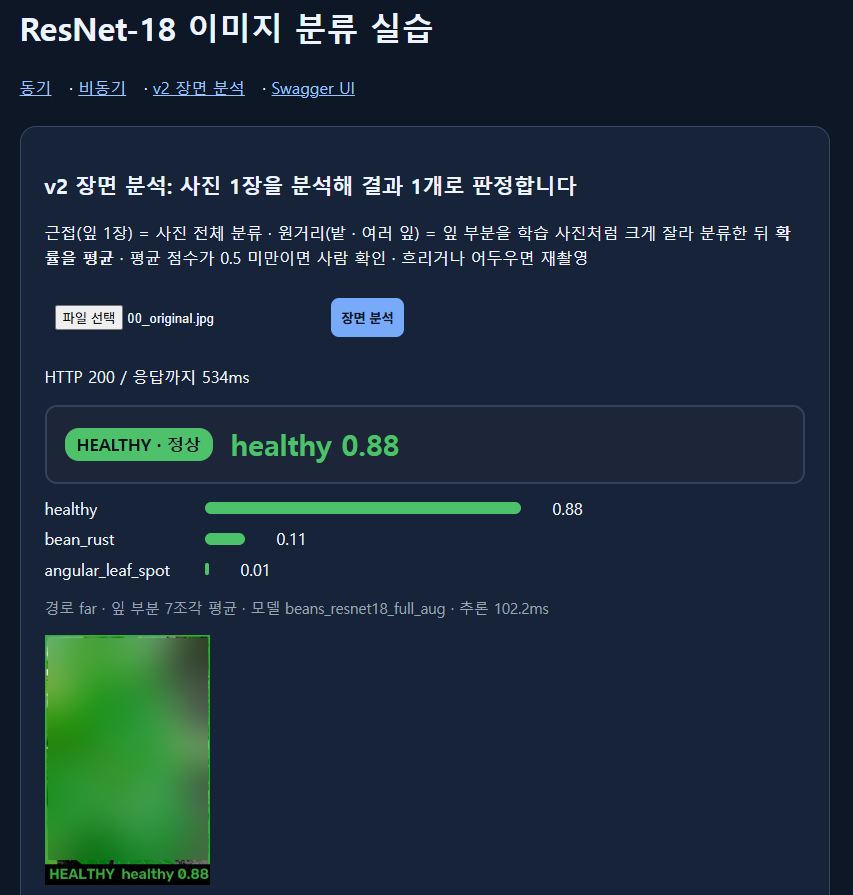
#> input picture reports/evidence/v2_far_original.png, 853 x 895 px
$ python -i leaf_router.py   (imports and definitions only)   (older library calls are emulated)
#> lines starting #> are read from the running program, lines starting #| are printed output that depends on the picture; after the words box and inside, x2 and y2 are one past the last pixel; in counts of white or black regions, pixels touching at a corner belong together
"""사진 상태를 보고 길을 나누는 라우터 (OpenCV 규칙 기반 · 학습 모델 없음)

    입력 사진
      ↓
    ① 품질 게이트  흐림 · 어두움 · 밝음 · 대비 부족 → RETAKE (재촬영)
      ↓
    ② 잎 색 마스크  HSV 초록 ~ 노랑 (흙 · 하늘 제외) · 반점 구멍 메움
      ↓
    ③ 조각 나누기  MeanShift 로 잎맥 지우기 → 긴 경계선 → 연결 영역 (원거리일 때 잘라 분류할 위치 · 화면에 표시하지 않음)
      ↓
    ④ 길 나누기    가장 큰 잎이 화면을 크게 차지하면 close (근접 · 잎 1장)
                   비슷한 크기의 잎이 여러 장 + 속이 꽉 찬 잎 모양 조각이 있으면 far (원거리 · 밭 사진)
                   또는 잎이 빽빽한 밭 사진: 속이 꽉 찬 작은 잎(화면 1.5% 이상)이 SCENE_FAR_SMALL_LEAVES 장 이상
                   (잎맥 때문에 쪼개진 조각은 쐐기 모양 = solidity 낮음 → 원거리로 보지 않음)
      ↓
    ⑤ 결과 그림    draw_result() · 박스 · 번호 없이 사진 1장에 결과 1개 · 사진 블러
"""
from dataclasses import asdict, dataclass, field

import cv2
import numpy as np

from .config import (SCENE_CLOSE_HULL, SCENE_FAR_SIMILAR, SCENE_MAX_LEAVES, SCENE_LEAF_SOLIDITY, SCENE_FAR_SMALL_LEAVES,
                     SCENE_MIN_BRIGHT, SCENE_MAX_BRIGHT, SCENE_MIN_CONTRAST, SCENE_MIN_SHARPNESS)

WORK_SIZE = 512            # 계산용 긴 변 (원본 크기와 상관없이 같은 기준으로 잼)
HUE_RANGE = (18, 95)       # OpenCV Hue 0 ~ 180 · 노랑(병든 잎) ~ 초록
MIN_SAT, MIN_VAL = 45, 45  # 회색 · 그림자 제외
MIN_LEAF = 0.012           # 화면의 1.2% 보다 작은 조각은 잎으로 안 봄
MIN_CROP = 0.02            # 원거리에서 분류할 잎의 최소 크기 (볼록 껍질 기준 2% · 가장 큰 잎의 30% 이상)
SMALL_LEAF = 0.015         # 빽빽한 밭 사진에서 잎 1장으로 셀 최소 크기 (속이 꽉 찬 모양일 때)
PAD = 0.08                 # 잎을 잘라낼 때 여백 8%


@dataclass
class Quality:
    sharpness: float       # Laplacian 분산 · 낮으면 흐림
    brightness: float      # 회색 평균 0 ~ 255
    contrast: float        # 회색 표준편차
    ok: bool
    reasons: list = field(default_factory=list)


@dataclass
class Scene:
    mode: str                                   # close | far | no_leaf
    leaf_ratio: float                           # 잎 색 영역 비율
    largest_hull: float                         # 가장 큰 잎(구멍 메운 모양) 비율
    similar: int                                # 가장 큰 잎의 절반 이상 크기인 잎 수
    whole_leaves: int = 0                       # 속이 꽉 찬 잎 모양 조각 수 (화면 8% 이상 · solidity 기준 이상)
    boxes: list = field(default_factory=list)   # 원본 좌표 (x1, y1, x2, y2) · 큰 잎부터
    hulls: list = field(default_factory=list)   # 잎마다 화면 비율

    def to_dict(self):
        return asdict(self)


def _resize(rgb: np.ndarray):
    h, w = rgb.shape[:2]
    scale = WORK_SIZE / max(h, w)
    small = cv2.resize(rgb, (max(1, round(w * scale)), max(1, round(h * scale))), interpolation=cv2.INTER_AREA)
    return cv2.cvtColor(small, cv2.COLOR_RGB2BGR), scale


# [15 lines left out: function check_quality, not called in this run]


def _leaf_mask(bgr):
    h, s, v = cv2.split(cv2.cvtColor(bgr, cv2.COLOR_BGR2HSV))
    mask = ((h >= HUE_RANGE[0]) & (h <= HUE_RANGE[1]) & (s >= MIN_SAT) & (v >= MIN_VAL)).astype(np.uint8) * 255
    k = cv2.getStructuringElement(cv2.MORPH_ELLIPSE, (5, 5))
    mask = cv2.morphologyEx(mask, cv2.MORPH_OPEN, k)                 # 작은 흰 점 제거
    mask = cv2.morphologyEx(mask, cv2.MORPH_CLOSE, k, iterations=2)  # 작은 틈 메움
    contours, _ = cv2.findContours(mask, cv2.RETR_CCOMP, cv2.CHAIN_APPROX_SIMPLE)
    for c in contours:                                               # 병 반점 구멍 메움
        if cv2.contourArea(c) < 0.01 * mask.size:
            cv2.drawContours(mask, [c], -1, 255, -1)
    return mask


def _long_edges(bgr):
    """MeanShift 로 잎맥 · 반점을 뭉갠 뒤 긴 경계선(잎과 잎 사이)만 남긴다."""
    smooth = cv2.pyrMeanShiftFiltering(bgr, 12, 28)
    edges = cv2.Canny(cv2.cvtColor(smooth, cv2.COLOR_BGR2GRAY), 25, 70)
    edges = cv2.dilate(edges, np.ones((3, 3), np.uint8))
    n, lab, stats, _ = cv2.connectedComponentsWithStats(edges)
    min_len = int(0.12 * max(bgr.shape[:2]))
    keep = np.zeros_like(edges)
    for i in range(1, n):
        if max(stats[i, cv2.CC_STAT_WIDTH], stats[i, cv2.CC_STAT_HEIGHT]) >= min_len:
            keep[lab == i] = 255
    return keep


def analyze_scene(rgb: np.ndarray) -> Scene:
    """rgb = H × W × 3 uint8 (np.asarray(PIL 이미지))."""
    bgr, scale = _resize(rgb)
    area = bgr.shape[0] * bgr.shape[1]
    mask = _leaf_mask(bgr)
    leaf_ratio = float((mask > 0).sum()) / area
    if leaf_ratio < MIN_LEAF * 2:
        return Scene("no_leaf", round(leaf_ratio, 3), 0.0, 0, 0)

    core = cv2.bitwise_and(mask, cv2.bitwise_not(_long_edges(bgr)))
    core = cv2.morphologyEx(core, cv2.MORPH_OPEN, np.ones((7, 7), np.uint8))
    n, labels = cv2.connectedComponents(core)
    segs = []
    for i in range(1, n):
        part = (labels == i).astype(np.uint8)
        if part.sum() / area < MIN_LEAF:
            continue
        contours, _ = cv2.findContours(part, cv2.RETR_EXTERNAL, cv2.CHAIN_APPROX_SIMPLE)
        hull = cv2.convexHull(max(contours, key=cv2.contourArea))
        hull_area = cv2.contourArea(hull)
        solidity = part.sum() / hull_area if hull_area else 0.0     # 조각 넓이 / 볼록 껍질 넓이
        segs.append((hull_area / area, cv2.boundingRect(hull), solidity))
    if not segs:
        segs = [(leaf_ratio, cv2.boundingRect(mask), 1.0)]
    segs.sort(key=lambda s: s[0], reverse=True)

    largest = segs[0][0]
    similar = sum(1 for r, _, _ in segs if r >= 0.5 * largest)
    whole = sum(1 for r, _, sol in segs if r >= 0.08 and sol >= SCENE_LEAF_SOLIDITY)
    small_whole = sum(1 for r, _, sol in segs if r >= SMALL_LEAF and sol >= SCENE_LEAF_SOLIDITY)
    spread = largest < SCENE_CLOSE_HULL and similar >= SCENE_FAR_SIMILAR and whole >= 1        # 잎 여러 장
    dense = largest < SCENE_CLOSE_HULL and small_whole >= SCENE_FAR_SMALL_LEAVES and leaf_ratio >= 0.6  # 빽빽한 밭
    mode = "far" if (spread or dense) else "close"

    def keep(r, sol):  # 원거리에서 잘라 분류할 조각: 큰 조각 또는 속이 꽉 찬 작은 잎
        return r >= max(MIN_CROP, 0.3 * largest) or (r >= SMALL_LEAF and sol >= SCENE_LEAF_SOLIDITY)

    boxes, hulls = [], []
    for r, (x, y, w, h), sol in segs:
        if len(boxes) >= SCENE_MAX_LEAVES:
            break
        if boxes and not keep(r, sol):
            continue
        px, py = int(w * PAD), int(h * PAD)
        x1, y1 = max(0, x - px), max(0, y - py)
        x2, y2 = min(bgr.shape[1], x + w + px), min(bgr.shape[0], y + h + py)
        boxes.append((int(x1 / scale), int(y1 / scale), int(x2 / scale), int(y2 / scale)))
        hulls.append(round(r, 3))
    return Scene(mode, round(leaf_ratio, 3), round(largest, 3), similar, whole, boxes, hulls)


_DECISION_COLOR = {"HEALTHY": (60, 170, 60), "DISEASE": (40, 40, 220), "CHECK": (0, 150, 255),
                   "RETAKE": (120, 120, 120), "NO_LEAF": (120, 120, 120)}


# [24 lines left out: function draw_result, not called in this run]

>>> import cv2
>>> picture = cv2.cvtColor(cv2.imread('../reports/evidence/v2_far_original.png'), cv2.COLOR_BGR2RGB)
>>> result = analyze_scene(picture)
#> in analyze_scene, `bgr, scale = _resize(rgb)`: scale = 0.572
#> in _leaf_mask, `h, s, v = cv2.split(cv2.cvtColor(bgr, cv2.COLOR_BGR2HSV))`:
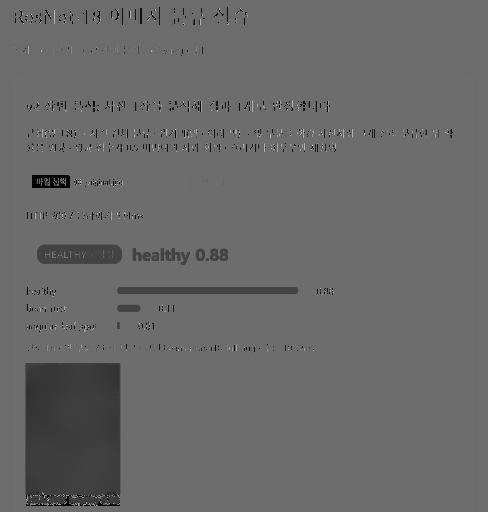
#> h: shape (512, 488); min 0, max 179, mean 104.8
#> in _leaf_mask, `h, s, v = cv2.split(cv2.cvtColor(bgr, cv2.COLOR_BGR2HSV))`:
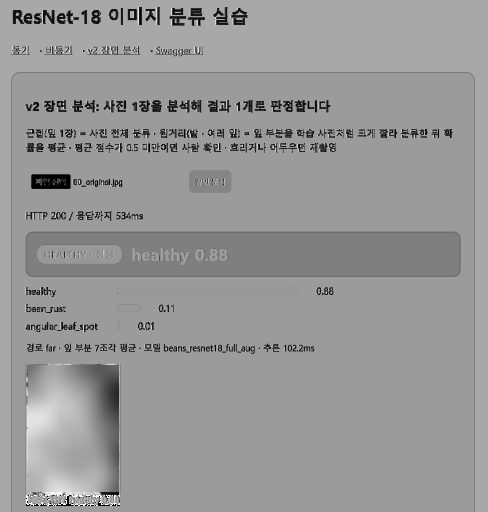
#> s: shape (512, 488); min 0, max 255, mean 151.1
#> in _leaf_mask, `h, s, v = cv2.split(cv2.cvtColor(bgr, cv2.COLOR_BGR2HSV))`:
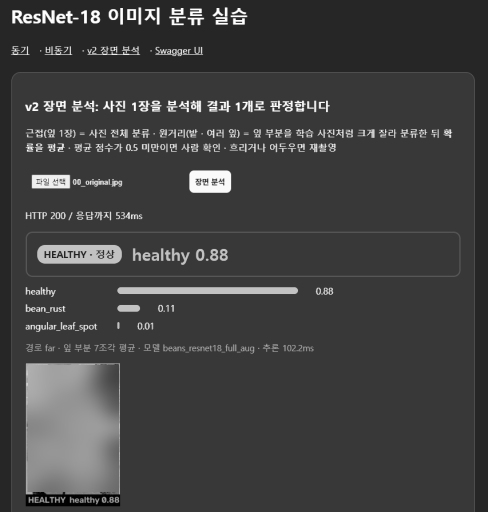
#> v: shape (512, 488); min 0, max 255, mean 64.4
#> in _leaf_mask, `mask = ((h >= HUE_RANGE[0]) & (h <= HUE_RANGE[1]) & (s >= MIN_SAT) & (..`: mask: shape (512, 488); 6.9% white; 260 white regions (247 under 20 px), largest, box (x1, y1, x2, y2) and area: (25, 363, 121, 495) 12524, (37, 244, 122, 264) 1572, (117, 287, 298, 294) 1261
#> in _leaf_mask, `mask = cv2.morphologyEx(mask, cv2.MORPH_OPEN, k)`: mask: shape (512, 488); 6.2% white; 11 white regions (4 under 20 px), largest, box (x1, y1, x2, y2) and area: (25, 363, 121, 495) 12462, (37, 244, 122, 264) 1516, (117, 287, 298, 294) 1257
#> in _leaf_mask, `mask = cv2.morphologyEx(mask, cv2.MORPH_CLOSE, k, iterations=2)`:
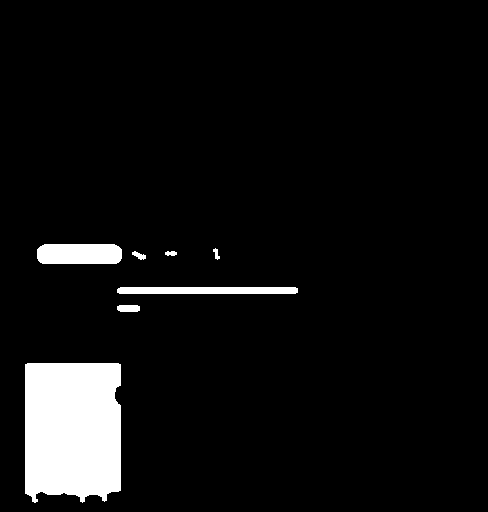
#> mask: shape (512, 488); 6.3% white; 7 white regions
#> in _leaf_mask, `contours, _ = cv2.findContours(mask, cv2.RETR_CCOMP, cv2.CHAIN_APPROX_..`: contours = 7 contours; box (x1, y1, x2, y2) and area: (25, 363, 121, 503) 12394, (37, 244, 122, 264) 1545, (117, 287, 298, 294) 1072, (117, 305, 140, 312) 124, (132, 251, 146, 260) 51, (165, 251, 177, 256) 34, (213, 248, 220, 260) 29
#> the loop in _leaf_mask, `for c in contours:` made 7 passes
#> in analyze_scene, `leaf_ratio = float((mask > 0).sum()) / area`: leaf_ratio = 0.0634
#> in _long_edges, `edges = cv2.Canny(cv2.cvtColor(smooth, cv2.COLOR_BGR2GRAY), 25, 70)`: edges: shape (512, 488); 4.1% white in thin lines or dots, all inside (x1, y1, x2, y2) = (11, 7, 452, 507)
#> in _long_edges, `edges = cv2.dilate(edges, np.ones((3, 3), np.uint8))`: edges: shape (512, 488); 11.5% white; 79 white regions, largest, box (x1, y1, x2, y2) and area: (24, 361, 122, 508) 2578, (116, 286, 299, 295) 1116, (30, 173, 124, 190) 1065
#> in _long_edges, `n, lab, stats, _ = cv2.connectedComponentsWithStats(edges)`:
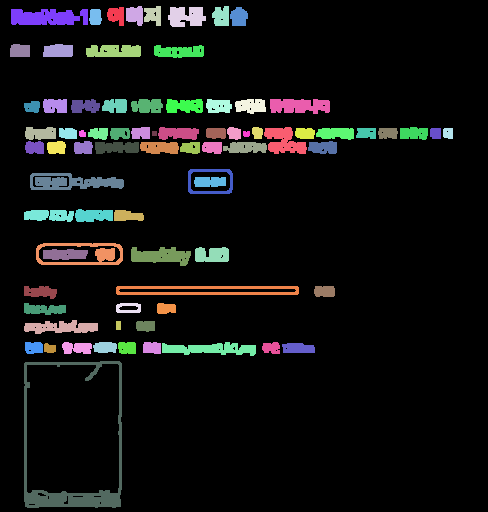
#> lab: shape (512, 488) int32; 80 distinct labels, from 0 to 79; one colour per label, 0 black
#> in _long_edges, `n, lab, stats, _ = cv2.connectedComponentsWithStats(edges)`: n = 80; stats = 80 rows, first 6: [0, 0, 488, 512, 221124], [107, 7, 17, 19, 240], [126, 6, 17, 20, 269], [144, 6, 17, 20, 245], [168, 7, 38, 20, 586], [212, 6, 17, 20, 284]
#> in analyze_scene, `core = cv2.bitwise_and(mask, cv2.bitwise_not(_long_edges(bgr)))`: core: shape (512, 488); 5.4% white; 9 white regions (2 under 20 px), largest, box (x1, y1, x2, y2) and area: (27, 364, 119, 493) 11518, (39, 246, 120, 262) 1008, (119, 289, 296, 292) 527
#> in analyze_scene, `core = cv2.morphologyEx(core, cv2.MORPH_OPEN, np.ones((7, 7), np.uint8))`: core: shape (512, 488); 5% white; 3 white regions, box (x1, y1, x2, y2) and area: (27, 364, 119, 493) 11489, (39, 246, 95, 262) 865, (120, 305, 138, 312) 126
#> in analyze_scene, `n, labels = cv2.connectedComponents(core)`:
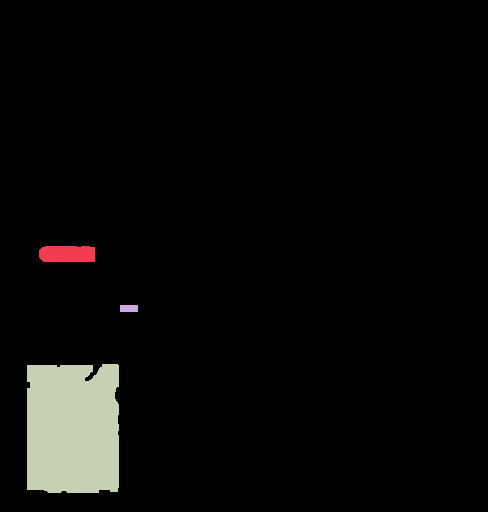
#> labels: shape (512, 488) int32; 4 distinct labels, from 0 to 3; one colour per label, 0 black
#> in analyze_scene, `n, labels = cv2.connectedComponents(core)`: n = 4
#> the loop in analyze_scene, `for i in range(1, n):` made 3 passes
#> (hull_area, solidity) on pass 3: (11566, 0.993)
#> pass 3, in analyze_scene, `part = (labels == i).astype(np.uint8)`:
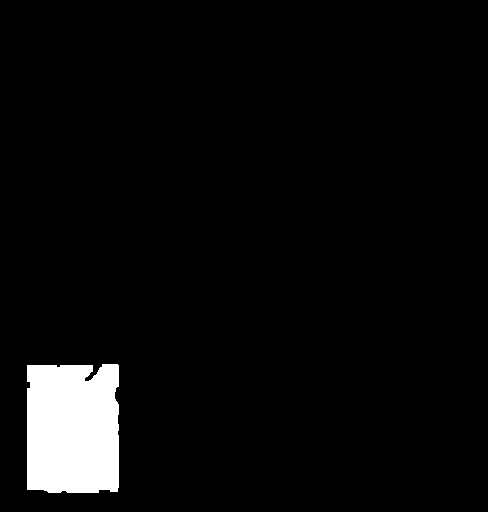
#> part: shape (512, 488); values 0 (black) and 1 (white), 4.6% white; 1 white region, box (x1, y1, x2, y2) and area: (27, 364, 119, 493) 11489
#> after the loop in analyze_scene, `for i in range(1, n):`: segs = [(0.0463, (27, 364, 92, 129), 0.993)]
#> in analyze_scene, `largest = segs[0][0]`: largest = 0.0463
#> in analyze_scene, `similar = sum(1 for r, _, _ in segs if r >= 0.5 * largest)`: similar = 1
#> in analyze_scene, `whole = sum(1 for r, _, sol in segs if r >= 0.08 and sol >= SCENE_LEAF..`: whole = 0
#> in analyze_scene, `small_whole = sum(1 for r, _, sol in segs if r >= SMALL_LEAF and sol >..`: small_whole = 1
#> in analyze_scene, `spread = largest < SCENE_CLOSE_HULL and similar >= SCENE_FAR_SIMILAR a..`: spread = False
#> in analyze_scene, `mode = "far" if (spread or dense) else "close"`: mode = 'close'
#> the loop in analyze_scene, `for r, (x, y, w, h), sol in segs:` made 1 pass
#> (r, x, y, w, h, sol, px, py) on pass 1: (0.0463, 27, 364, 92, 129, 0.993, 7, 10)
#> after the loop in analyze_scene, `for r, (x, y, w, h), sol in segs:`: boxes = [(34, 618, 220, 879)]; hulls = [0.046]
